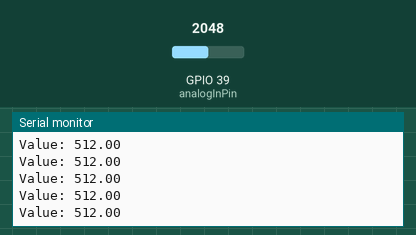
Simulated run of this program. Board: ESP32. On the bench: the last lines printed to the serial monitor. Inputs (shaded band) come from the test bench; at power-on: GPIO 39 (analogInPin) = 2048 (analog values on the 0–4095 scale). WiFi joins after 1.5 s; servers stay silent unless stated; network time is answered at once with the bench clock; the local clock reads 2024-03-15 10:24:30 at power-on unless the program sets it; no MQTT or app messages arrive unless stated.

Above: at 2.7 s.
2.8 s: GPIO 39 (analogInPin) set to 2866
At 3.9 s:
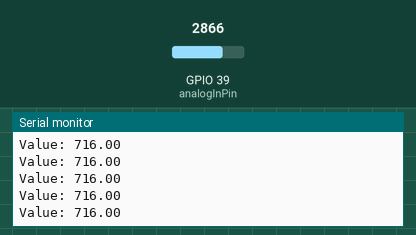
4.3 s: GPIO 39 (analogInPin) set to 3603
At 4.9 s:
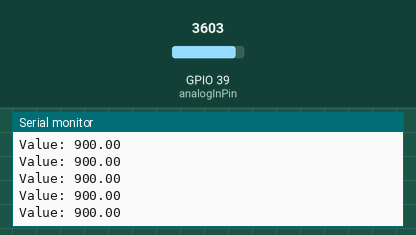
Timing chart, 0 to 7.3 s (numbered marks = the images above; inputs shaded):
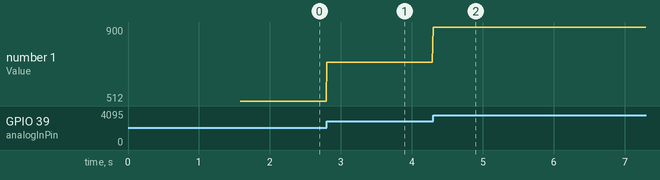

Measured:
- after the input at 2.8 s, the serial monitor: prints a new line at once (image 1)
- after the input at 4.3 s, the serial monitor: prints a new line at once (image 2)
- plotted number 1: 512 → 716 after the input at 2.8 s, 716 → 900 after the input at 4.3 s

The program:

main.cpp
```cpp
//UNIVERSIDAD POLITÉCNICA SALESIANA - SEDE GUAYAQUIL
//INGENIERÍA EN ELECTRÓNICA
//PROTOTIPO DE TELEMEDICINA - IOT
//AUTORES: MIGUEL ORTIZ - CRISTIAN MACIAS

// EKG - UDIBOTS

//LIBRERIAS
#include <Arduino.h>
#include <WiFi.h>
#include <WiFiUdp.h>
#include <PubSubClient.h>
#include <NTPClient.h>

//DEFINIR VARIABLES
#define WIFISSID "CLARO_MQUINDE" // Enter WifiSSID here
#define PASSWORD "0931017271" // Enter password here
#define TOKEN "BBFF-LvNOJ4z5bmM2UESky89WDoqT5OmLCr" // Ubidots' TOKEN

#define MQTT_CLIENT_NAME "mymqttclient" // MQTT client Name
// * Define Constants
#define VARIABLE_LABEL "ekg_olimex" // ubidots variable label
#define DEVICE_LABEL "ekg_olimex" // ubidots device label

const int analogInPin = 39; // Output Olimex is connected to GPIO35

char mqttBroker[]  = "industrial.api.ubidots.com";
char payload[10000];
char topic[150];

// Space to store values to send
char str_sensor[10];
char str_millis[20];
double epochseconds = 0;
double epochmilliseconds = 0;
double current_millis = 0;
double current_millis_at_sensordata = 0;
double timestampp = 0;
int j = 0;

WiFiClient ubidots;
PubSubClient client(ubidots);
WiFiUDP ntpUDP;
NTPClient timeClient(ntpUDP, "pool.ntp.org");

/****************************************
   Auxiliar Functions
 ****************************************/
void callback(char* topic, byte* payload, unsigned int length) {
  char p[length + 1];
  memcpy(p, payload, length);
  p[length] = NULL;
  Serial.write(payload, length);
  Serial.println(topic);
}
void reconnect() {
  // Loop until we're reconnected
  while (!client.connected()) {
    Serial.println("Attempting MQTT connection...");
    // Attemp to connect
    if (client.connect(MQTT_CLIENT_NAME, TOKEN, "")) {
      Serial.println("Connected");
    } else {
      Serial.print("Failed, rc=");
      Serial.print(client.state());
      Serial.println(" try again in 2 seconds");
      // Wait 2 seconds before retrying
      delay(2000);
    }
  }
}

/****************************************
   Main Functions
 ****************************************/
void setup() {
  Serial.begin(115200);
  analogReadResolution(10);
  WiFi.begin(WIFISSID, PASSWORD);
  Serial.println();
  Serial.print("Waiting for WiFi...");
  while (WiFi.status() != WL_CONNECTED) {
    Serial.print(".");
    delay(500);
  }
  Serial.println("");
  Serial.println("WiFi Connected");
  Serial.println("IP address: ");
  Serial.println(WiFi.localIP());
  timeClient.begin();
  client.setServer(mqttBroker, 1883);
  client.setCallback(callback);
  timeClient.update();
  epochseconds = timeClient.getEpochTime();
  epochmilliseconds = epochseconds * 1000;
  Serial.print("epochmilliseconds=");
  Serial.println(epochmilliseconds);
  current_millis = millis();
  Serial.print("current_millis=");
  Serial.println(current_millis);
}

void loop() {
  if (!client.connected()) {
    reconnect();
    j = 0;
  }

  j = j + 1;
  // Serial.print("j=");
  // Serial.println(j);
  sprintf(topic, "%s%s", "/v1.6/devices/", DEVICE_LABEL);
  sprintf(payload, "%s", ""); // Cleans the payload
  sprintf(payload, "{\"%s\": [", VARIABLE_LABEL); // Adds the variable label
  float sensor = analogRead(analogInPin);
  dtostrf(float(sensor), 4, 2, str_sensor);
  Serial.print("Value: ");
  Serial.println(sensor);
  current_millis_at_sensordata = millis();
  timestampp = epochmilliseconds + (current_millis_at_sensordata - current_millis);
  dtostrf(timestampp, 10, 0, str_millis);
  sprintf(payload, "%s{\"value\":%s, \"timestamp\": %s}]}", payload, str_sensor, str_millis);
  // Serial.println("Publishing data to Ubidots Cloud");
  // Serial.println(payload);
  client.publish(topic, payload);
  delay(10);
}
```
